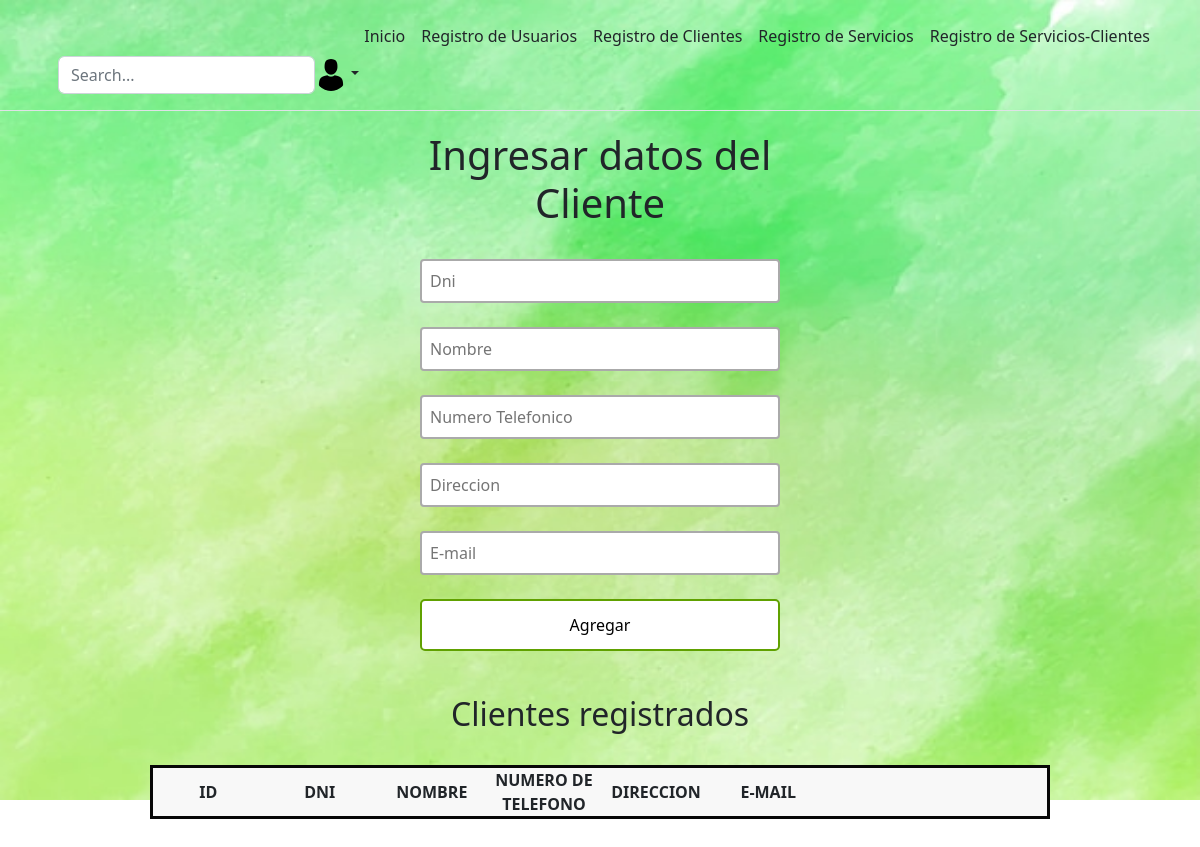
/registration-clients.php, run on an earlier commit of the app's database.
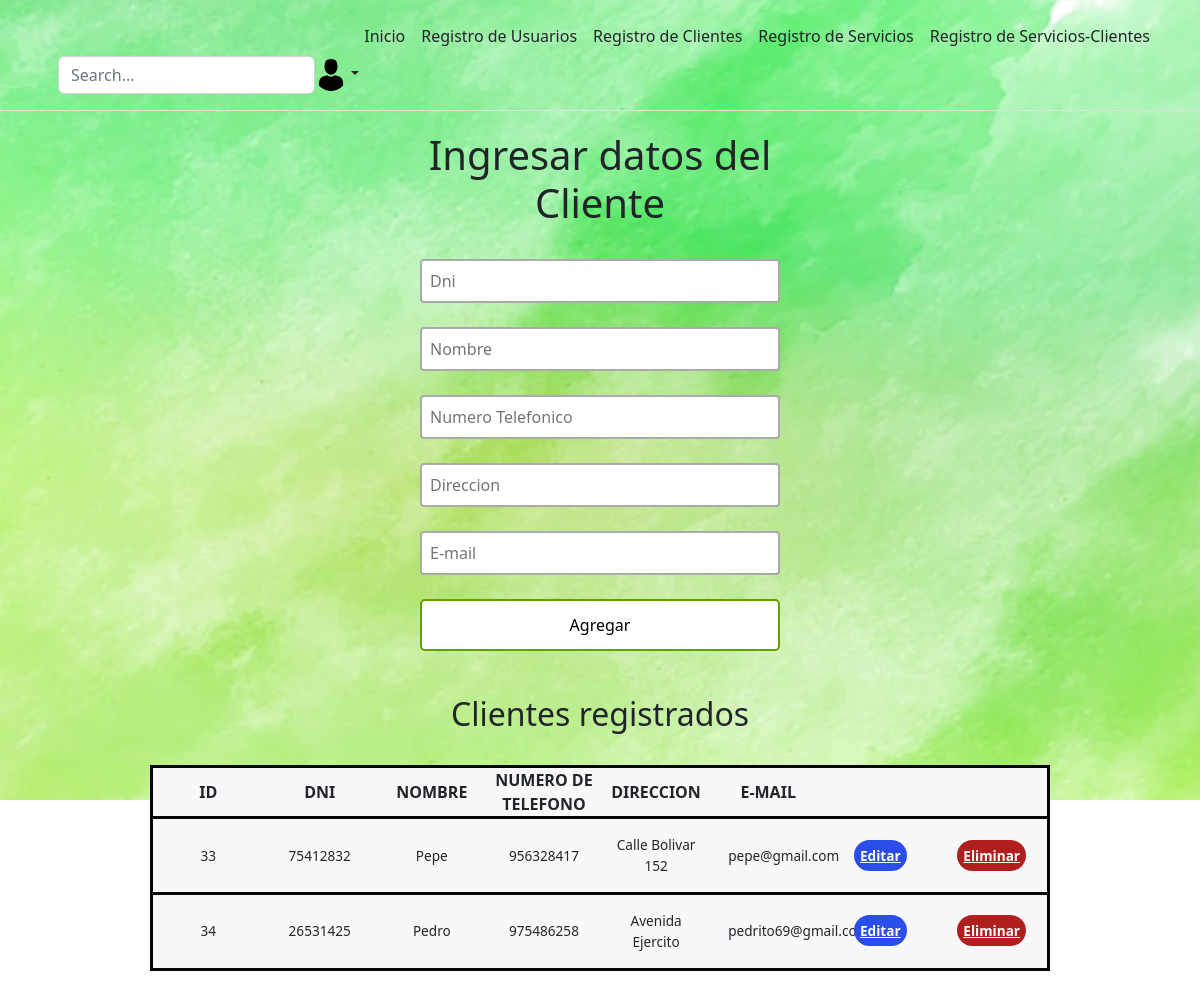
And on a later commit of the database.
### tables this page shows
CREATE TABLE `clients` (
  `id` int(11) NOT NULL,
  `dni` int(8) NOT NULL,
  `name` text NOT NULL,
  `phone_number` int(9) NOT NULL,
  `address` text NOT NULL,
  `email` varchar(100) NOT NULL
);

### registration-clients.php (the view, shortened to what this page needs)
<?php
    include("config.php");
    $sql = "SELECT * FROM clients";
    $query = mysqli_query($mysqli, $sql);
?>
<!DOCTYPE html>
<html lang="es">
    <head>
        <link rel="stylesheet" type="text/css" href="style-clients.css?ts=<?=time()?>" />
    </head>
    <div>
    <?php
include("header.php");
    ?>
</div>
<div>
    <body>
    <div class="users-form">
        <form action="register-clients.php" method="POST">
                <h1>Ingresar datos del Cliente</h1>
                <input type="text" name="dni" placeholder="Dni" required>
                <input type="text" name="name" placeholder="Nombre" required>
                <input type="text" name="phone_number" placeholder="Numero Telefonico" required>
                <input type="text" name="address" placeholder="Direccion" required>
                <input type="text" name="email" placeholder="E-mail" required>
                <input type="submit" onclick="add()" value="Agregar">
        </form>
    </div>
    </body>
</div>
<div class="users-table">
    <br>
    <h2>Clientes registrados</h2>
    <br>
    <table>
        <thead>
            <tr>
                <th>ID</th>
                <th>DNI</th>
                <th>NOMBRE</th>
                <th>NUMERO DE TELEFONO</th>
                <th>DIRECCION</th>
                <th>E-MAIL</th>
                <th></th>
                <th></th>
            </tr>
        </thead>
        <tbody>
            <?php while ($row = mysqli_fetch_array($query)): ?>
                <tr>
                    <td><?= $row['id'] ?></td>
                    <td><?= $row['dni'] ?></td>
                    <td><?= $row['name'] ?></td>
                    <td><?= $row['phone_number'] ?></td>
                    <td><?= $row['address'] ?></td>
                    <td><?= $row['email'] ?></td>
                    <td><a href="update-clients.php?id=<?= $row['id'] ?>" class="users-table--edit">Editar</a></td>
                    <td><a onclick="del()" href="delete-clients.php?id=<?= $row['id'] ?>" class="users-table--delete">Eliminar</a></td>
                </tr>
            <?php endwhile; ?>
        </tbody>
    </table>
    <br>
    <br>
</div>
</html>

What changed in the data, as far as the page shows it:
added clients: id "33", dni "75412832", name "Pepe", phone_number "956328417", address "Calle Bolivar 152", email "pepe@gmail.com"
added clients: id "34", dni "26531425", name "Pedro", phone_number "975486258", address "Avenida Ejercito", email "pedrito69@gmail.com"
